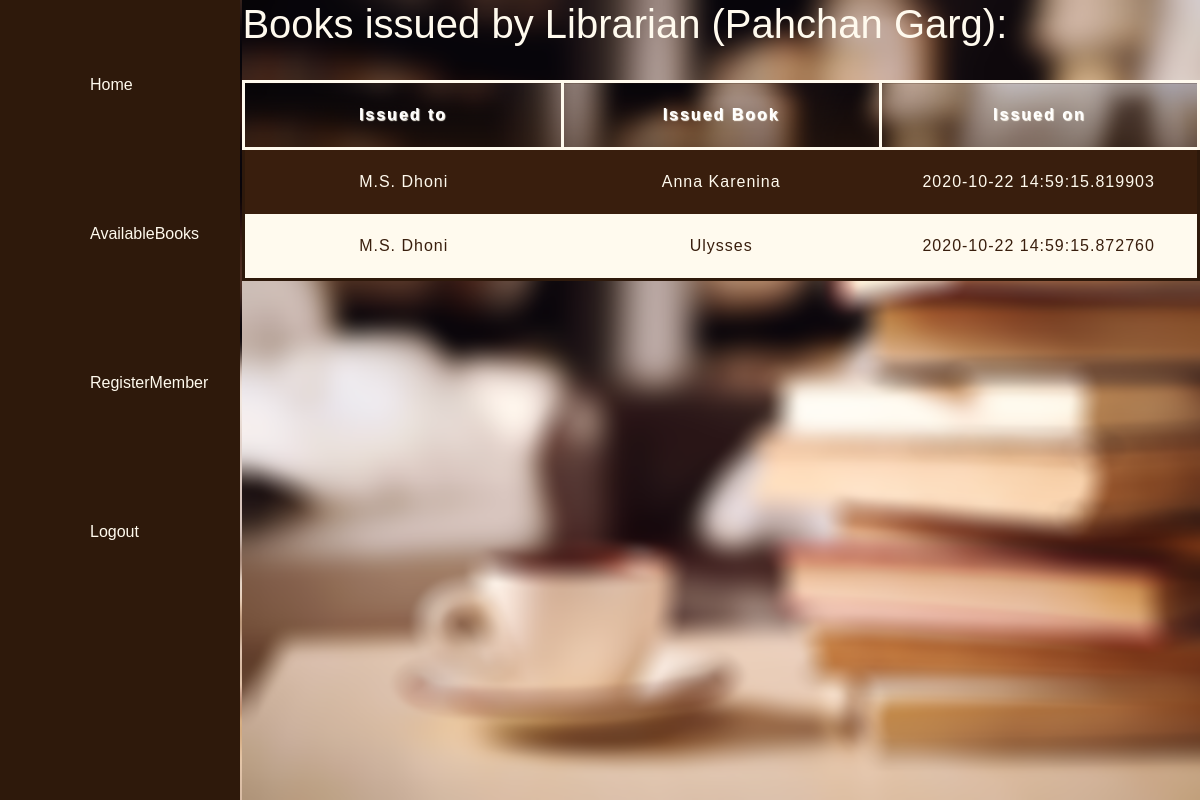
Screenshot of /issued-by-me (signed in) with the database file from the repository.
### librarymanagement/models.py (models this page shows, shortened)
class librarian(UserMixin,db.Model):
    __tablename__="librarian"
    id = db.Column(db.Integer, primary_key = True)
    name = db.Column(db.String(50), nullable = False)
    email = db.Column(db.Text, unique = True, nullable = False)
    password = db.Column(db.String(64), nullable = False)
    address = db.Column(db.Text, nullable = False)
    doj = db.Column(db.DateTime, nullable = False, default = datetime.utcnow)
    shift_from = db.Column(db.String(4), nullable = False)
    shift_till = db.Column(db.String(4), nullable = False)
    mobiles = db.relationship("librarianMobile", backref = "librarian", lazy = True)
    librarian_issueInfo  = db.relationship("issueInfo", backref = "librarian",lazy=True)

class issueInfo(UserMixin,db.Model):
    __tablename__="issueinfo"
    id = db.Column(db.Integer, primary_key = True)
    date = db.Column(db.DateTime, nullable = False, default = datetime.utcnow) #Check if default is required here
    member_id = db.Column(db.Integer, db.ForeignKey("member.id"), nullable = False)
    book_id = db.Column(db.Integer, db.ForeignKey("book.id"), nullable = False)
    lib_id = db.Column(db.Integer, db.ForeignKey("librarian.id"), nullable = False)
    issueStatus = db.relationship("issuedOrReturned", backref = "issueinfo", lazy = True)

class member(UserMixin,db.Model):
    __tablename__="member"
    id = db.Column(db.Integer, primary_key = True)
    name = db.Column(db.String(50), nullable = False)
    email = db.Column(db.Text, unique = True, nullable = False)
    isAdult = db.Column(db.Boolean, nullable = False)
    address = db.Column(db.Text, nullable = False)
    curr_no_books = db.Column(db.Integer, default = 0)
    mobiles = db.relationship("memberMobile", backref = "member", lazy = True)
    member_issueInfo  = db.relationship("issueInfo", backref = "member", lazy = True)

class book(UserMixin,db.Model):
    __tablename__="book"
    id = db.Column(db.Integer, primary_key = True)
    name = db.Column(db.String(100), nullable = False)
    publisher = db.Column(db.String(50), nullable = False)
    isbn = db.Column(db.Integer, unique = True, nullable = True) #May be nullable if the book is old
    is_issued=db.Column(db.Boolean)
    genres = db.relationship("bookGenre", backref = "book", lazy = True)
    authors = db.relationship("bookAuthor", backref = "book", lazy = True)
    book_issueInfo  = db.relationship("issueInfo", backref = "book", lazy = True)
    issueStatus = db.relationship("issuedOrReturned", backref = "book", lazy = True)

### librarymanagement/routes.py (the view)
@app.route("/issued-by-me",methods=["POST","GET"])
@login_required
def issuedbyme():
    issues=issueInfo.query.filter_by(lib_id=current_user.id).all()
    return render_template("issuedbyme.html",current_user=current_user,issues=issues)

### librarymanagement/models.py (called while the page is built)
@login_manager.user_loader
def load_user(user_id):
    return librarian.query.get(int(user_id))

### librarymanagement/templates/issuedbyme.html (shortened to what this page needs)
{% extends 'layout.html' %}
{% block body %}
<div class="bg-issue-by-me">
  <div class="home-bar">
    <a href="{{url_for('home')}}">Home</a><br />
    <a href="{{url_for('showbooks')}}">AvailableBooks</a><br />
    <a href="{{url_for('register')}}">RegisterMember</a><br />
    <a type="button" class="lg-btn"
            href="{{url_for('logout')}}">Logout</a>
</div>
<div class="table-container">
  <h1>Books issued by Librarian ({{current_user.name}}): </h1><br />
<table class="issue-by-me">
    <thead><tr class="main-tr">
        <th>Issued to</th>
        <th>Issued Book</th>
        <th>Issued on</th>
    </tr>
  </thead>
{% for issue in issues %}
<tr>
    <td>{{issue.member.name}}</td>
    <td>{{issue.book.name}}</td>
    <td>{{issue.date}}</td>
</tr>
{% endfor %}
</table>
</div>
</div>
{% endblock %}

### librarymanagement/static/css/style.css (style rules this page uses)
html, body { height: 100%; margin: 0; font-family: Arial, Helvetica, sans-serif; }
.home-bar { list-style-type: none; margin: 0; padding: 0; width: 20%; background-color: #2E190B; position: fixed; height: 100%; overflow: auto; }
.home-bar a { display: block; color: #FFFAEE; text-decoration: none; padding: 60px 90px 15px; line-height: 50px; }
.issue-by-me { table-layout: fixed; width: 100%; border-collapse: collapse; border: 3px solid rgba(46, 25, 11, 1);; }
.issue-by-me th, td { padding: 20px; }
.issue-by-me th { letter-spacing: 2px; }
.issue-by-me td { letter-spacing: 1px; }
.table-container { background-image: url(../images/books2.png); height: 100%; background-repeat: no-repeat; background-size: cover; position: absolute; left: 20.2%; }
.main-tr { background: url(../images/books2.png); background-repeat: no-repeat; background-size: cover; color: white; text-shadow: 1px 1px 1px #FFFAEE; text-align: center; }
.issue-by-me th, tfoot th, tfoot td { background: linear-gradient(to bottom, rgba(0, 0, 0, 0.1), rgba(46, 25, 11,0.5)); border: 3px solid #FFFAEE; }
.issue-by-me tbody tr:nth-child(odd) { background-color: #391E0D;; color: #FFFAEE; text-align: center; }
.issue-by-me tr:nth-child(even) { background-color: #FFFAEE;; color: #391E0D; text-align: center; }
.table-container h1 { color: #FFFAEE; }
.bg-issue-by-me { background-image: url(../images/books2.png); background-repeat: no-repeat; background-size: cover; height: 100%; }

### rows the page displays
librarian: name "Pahchan Garg"
issueInfo: member.name "M.S. Dhoni", book.name "Anna Karenina", date "2020-10-22 14:59:15.819903"
issueInfo: member.name "M.S. Dhoni", book.name "Ulysses", date "2020-10-22 14:59:15.872760"
